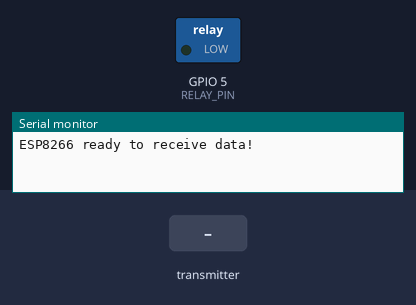
Simulated run of this sketch. Board: ESP8266 (NodeMCU). On the bench: switched loads named in the sketch (green lamp = pin HIGH), the last lines printed to the serial monitor. The test bench sets the inputs (shaded band).

Above: at 1.2 s.
1.3 s: the transmitter starts sending trigger = 1
At 2.2 s:
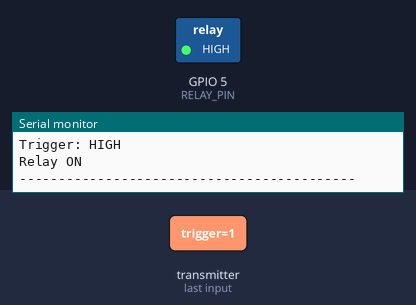
2.8 s: the transmitter starts sending trigger = 0
At 3.4 s:
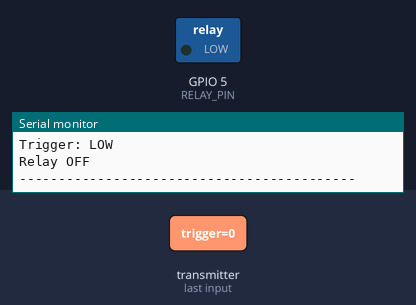
Timing chart, 0 to 5.8 s (numbered marks = the images above; inputs shaded):
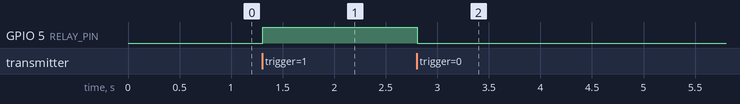

The sketch:

esp8266_receiver.ino
```cpp
#include <ESP8266WiFi.h>
#include <espnow.h>

// Structure for received data
typedef struct {
  float avgAQI;
  float avgTVOC;
  float avgTemp;
  bool trigger;
} SensorData;

SensorData receivedData;

#define RELAY_PIN 5 // GPIO5 / D1


// Callback function for receiving data
void onReceive(uint8_t *mac_addr, uint8_t *incomingData, uint8_t len) {
  memcpy(&receivedData, incomingData, sizeof(receivedData));

  // Print received data
  Serial.println("Data Received:");
  Serial.print("Average AQI: "); Serial.println(receivedData.avgAQI);
  Serial.print("Average TVOC: "); Serial.print(receivedData.avgTVOC); Serial.println(" ppb");
  Serial.print("Average Temperature: "); Serial.print(receivedData.avgTemp); Serial.println(" degrees C");
  Serial.print("Trigger: "); Serial.println(receivedData.trigger ? "HIGH" : "LOW");

  // Simulate relay control
  if (receivedData.trigger) {
    Serial.println("Relay ON");
    Serial.println("-------------------------------------------");
    digitalWrite(RELAY_PIN, HIGH); // Turn the relay ON
  } else {
    Serial.println("Relay OFF");
    digitalWrite(RELAY_PIN, LOW); // Turn the relay OFF
    Serial.println("-------------------------------------------");
  }
}

void setup() {
  Serial.begin(115200);

  // Initialize Wi-Fi in station mode
  WiFi.mode(WIFI_STA);

  // Initialize ESP-NOW
  if (esp_now_init() != 0) {
    Serial.println("Error initializing ESP-NOW");
    return;
  }

  // Register receiving callback
  esp_now_set_self_role(ESP_NOW_ROLE_SLAVE);
  esp_now_register_recv_cb(onReceive);

  Serial.println("ESP8266 ready to receive data!");
  // Initialize relay pin
  pinMode(RELAY_PIN, OUTPUT);
  digitalWrite(RELAY_PIN, LOW); // Ensure relay is OFF initially
}

void loop() {
  // Do nothing, waiting for data
}
```

Measured:
- after the input at 1.3 s, GPIO 5 (RELAY_PIN): LOW → HIGH at once
- after the input at 2.8 s, GPIO 5 (RELAY_PIN): HIGH → LOW at once
